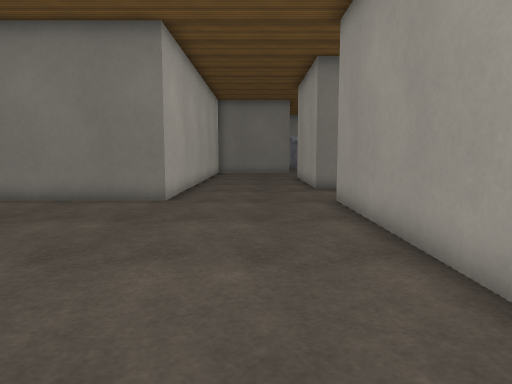
[1] (above)

18 first-person views from a walk through a level from a Godot 3-D game. The camera is 1.2 m above the floor, tilts 6° down and sees 70° across. The floor is counted in squares, 0.88 m on a side. Each view is taken from the middle of a square. On the plan, view 1 faces up. The plan holds only what a view shows up to about 16 squares ahead; the rest is blank. Surface patterns are stand-ins for the level's own textures.

[2]
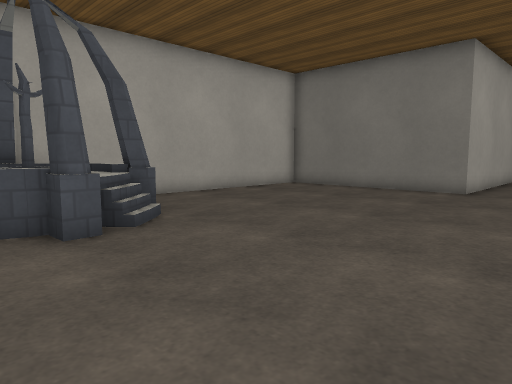

[3]
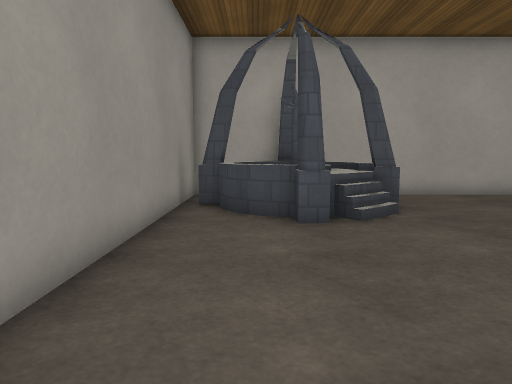

[4]
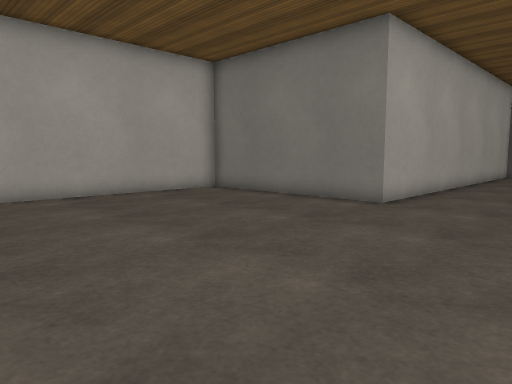

[5]
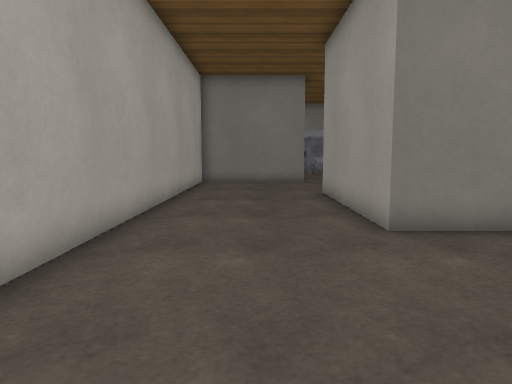

[6]
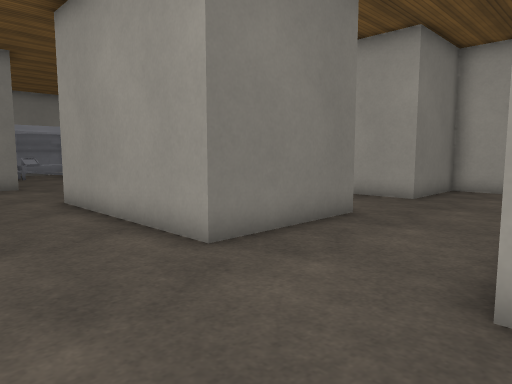

[7]
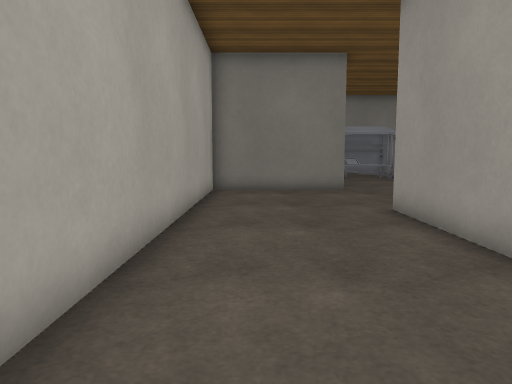

[8]
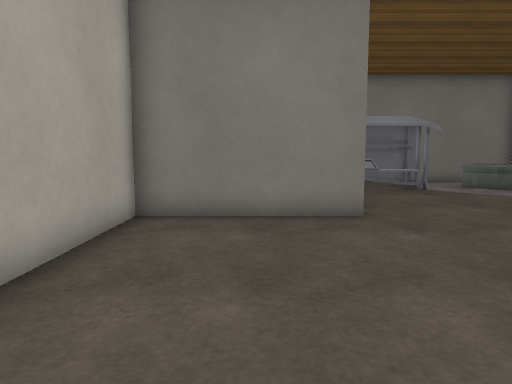

[9]
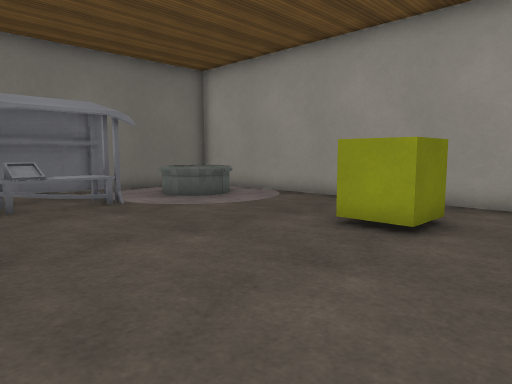

[10]
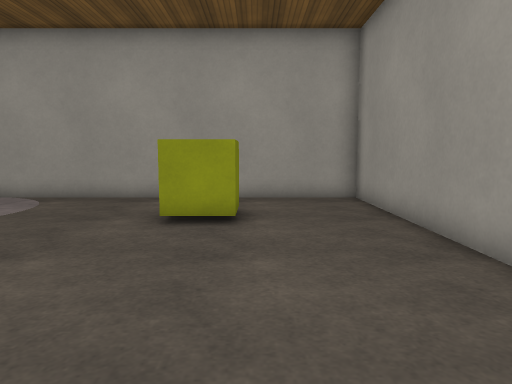

[11]
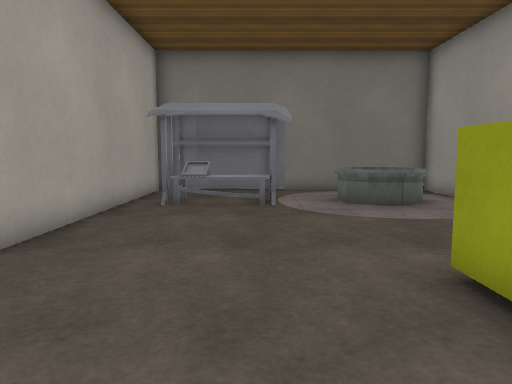

[12]
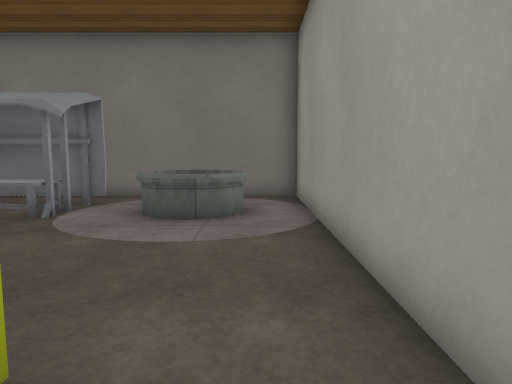

[13]
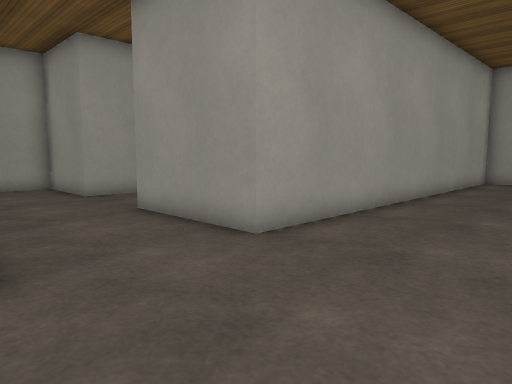

[14]
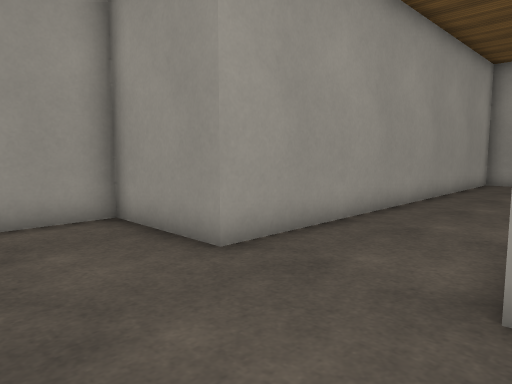

[15]
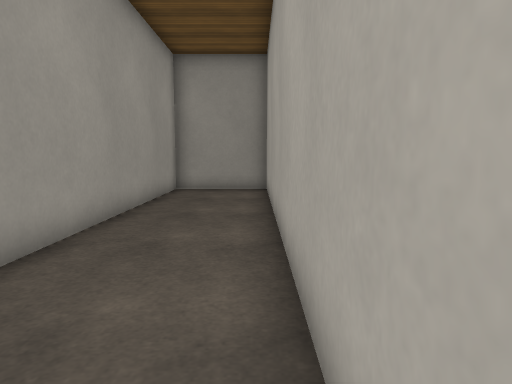

[16]
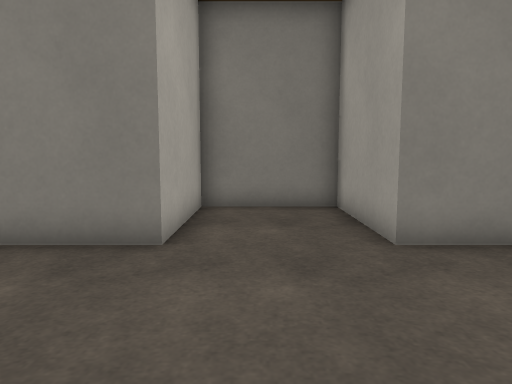

[17]
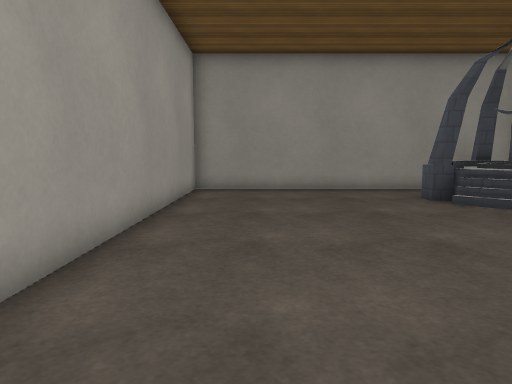

[18]
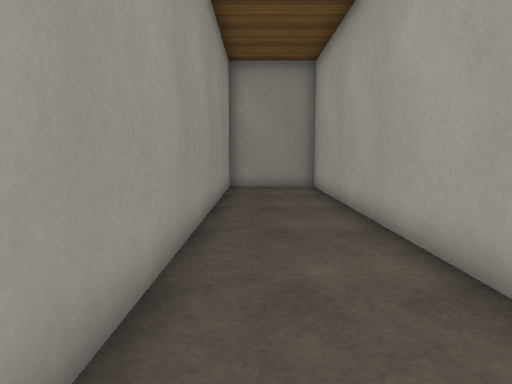

### Floor plan
Key: @ floor where view 1 was taken; # wall or solid block; x gap in a wall; . floor; / step, stairs or slope; = window, fence, low wall or low ledge; ^ raised ledge; v drop or lower ground; S stall; O other object.
Columns run from 10 left of view 1 to 14 right of it. Each row starts with its distance up from view 1.
 36             ##  ########
 35             #....... ..#
 34             #SSSSS.= ..#
 33             #.SSS..^^..#
 32             #.SSS..^^=.#
 31             #......=...#
 30             #..........#
 29             #..........#
 28             #..........#
 27             #..........#
 26        ######......O...#
 25        #..........OO...#
 24        #...............#
 23        #...............#
 22        #...............#
 21        #.....###########
 20        #.....#
 19        #.....#  #####
 18        #.....#  #...#
 17        #.....#  #...#
 16        #.....#  #...#
 15        #.....####...#####
 14        #................#
 13        #................#
 12        #................#
 11 ########................#
 10 #............####...#####
  9 #............#  #...#
  8 #............#  #...#
  7 #............#  #...#
  6 #............#  #...#
  5 #............#  #...#
  4 #............#  #...#
  3 #............#  #...#
  2 #............#  #...#
  1 # =//........#  #...#
  0 #////.....@..#  #...#
 -1 #//xx........#  #...#
 -2 #///=........#  #...#
 -3 v #=.........#  #...#
 -4 vv############  #####

Where each view was taken, in squares from view 1:
view 1: 0 up, 0 right, facing up
view 2: 3 down, 1 right, facing up-left
view 3: 2 down, 2 right, facing left
view 4: 1 up, 2 right, facing up-left
view 5: 8 up, 0 right, facing up
view 6: 10 up, 1 left, facing up-right
view 7: 12 up, 1 left, facing up
view 8: 18 up, 0 right, facing up
view 9: 22 up, 2 right, facing up-right
view 10: 24 up, 1 right, facing right
view 11: 22 up, 6 right, facing up
view 12: 24 up, 11 right, facing up
view 13: 15 up, 2 left, facing down-right
view 14: 14 up, 6 right, facing down-right
view 15: 10 up, 7 right, facing down
view 16: 9 up, 8 right, facing up
view 17: 10 up, 0 right, facing down
view 18: 11 up, 9 right, facing down
